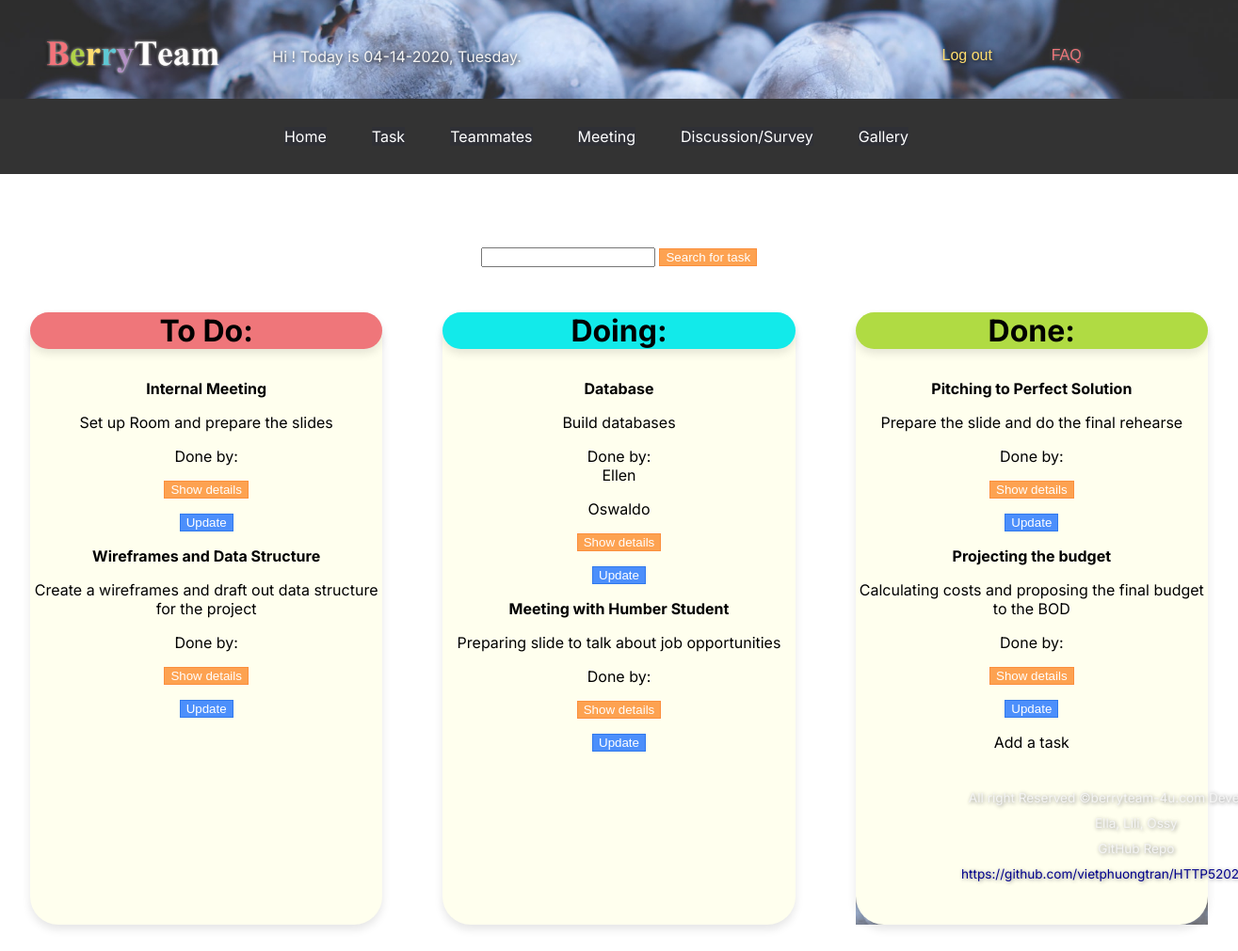
/task/list.php, run on the app's committed database.
### tables this page shows
CREATE TABLE `tasks` (
  `id` int(10) NOT NULL,
  `name` varchar(100) NOT NULL,
  `description` varchar(100) NOT NULL,
  `status` varchar(100) NOT NULL
);

CREATE TABLE `colleaguesxtasks` (
  `id` int(11) NOT NULL,
  `colleague_id` int(11) NOT NULL,
  `task_id` int(11) NOT NULL
);

CREATE TABLE `colleagues` (
  `id` int(225) NOT NULL,
  `fname` varchar(550) NOT NULL,
  `lname` varchar(550) NOT NULL,
  `department` varchar(550) NOT NULL,
  `phone` varchar(550) NOT NULL,
  `email` varchar(5555) NOT NULL
);

### Classes/task.php (called while the page is built, shortened)
<?php
class Task {
    public function showToDoTasks($db) {
        $sql = "Select * from tasks where status= "."'To Do'";
        $pdostm = $db->prepare($sql);
        $pdostm->execute();
        $toDoTasks = $pdostm->fetchAll(PDO::FETCH_OBJ);
        return $toDoTasks;
    }
    public function showDoingTasks($db) {
        $sql = "Select * from tasks where status= "."'Doing'";
        $pdostm = $db->prepare($sql);
        $pdostm->execute();
        $doingTasks = $pdostm->fetchAll(PDO::FETCH_OBJ);
        return $doingTasks;
    }
    public function showDoneTasks($db) {
        $sql = "Select * from tasks where status= "."'Done'";
        $pdostm = $db->prepare($sql);
        $pdostm->execute();
        $doneTasks = $pdostm->fetchAll(PDO::FETCH_OBJ);
        return $doneTasks;
    }
}

### Classes/colleaguesxtasks.php (called while the page is built, shortened)
<?php
class ColleaguesxTasks {
    public function showColleaguesWithTask($id, $db)
    {
        $sql = "select * from colleagues inner join colleaguesxtasks on
                colleagues.id = colleaguesxtasks.colleague_id where colleaguesxtasks.task_id = :id";
        $pst = $db->prepare($sql);
        $pst->bindParam(':id', $id);
        $pst->execute();
        $employeesWithTask = $pst->fetchAll(PDO::FETCH_OBJ);
        return $employeesWithTask;
    }
}

### task/list.php (the view, shortened to what this page needs)
<?php
require_once '../Classes/task.php';
require_once '../Classes/colleaguesxtasks.php';
    $db = dbConnect::getDb();
    $t = new allTaskFunction();
    $toDoTasks =  $t->showToDoTasks($db);
    $doingTasks =  $t->showDoingTasks($db);
    $doneTasks =  $t->showDoneTasks($db);
    $e = new colleaguesxtasks();
?>
<html lang="en">
    <head>
        <link rel="stylesheet" href ="../Stylesheets/uniform.css">
        <link rel="stylesheet" type="text/css" href="../Stylesheets/navigation.css">
        <link rel="stylesheet" href="../Stylesheets/task.css">
    </head>
    <body>
    <? include '../includes/header-landing.php' ?>
    <? include '../includes/navigation.php' ?>
    <h2 class="taskH2">Task Management System</h2>
    <div>
        <form method="post" action="search.php">
            <input type="text" name="searchWord" />
            <input type="submit" class="showButton" name="searchTask" value="Search for task"/>
        </form>
    </div>
        <div class="flexbox">
            <div class="tasks">
                <div class="taskList" id="todo">To Do:</div>
                <?php foreach ($toDoTasks as $toDoTask) { ?>
                    <div class="taskName"><?= $toDoTask ->name ?></div>
                    <div><?= $toDoTask ->description ?></div>
                    <div class="showemployee"> Done by:
                    </div>
                    <div>
                        <form action="show.php" method="post">
                            <input type="submit" class="showButton" name="showTask" value="Show details"/>
                        </form>
                        <form action="update.php" method="post">
                            <input type="submit" class="updateButton" name="updateTask" value="Update"/>
                        </form>
                    </div>
                <?php } ?>
            </div>
            <div class="tasks">
                <div class="taskList" id="doing">Doing:</div>
                <?php foreach ($doingTasks as $doingTask) { ?>
                    <div class="taskName"><?= $doingTask ->name ?></div>
                    <div><?= $doingTask ->description ?></div>
                    <?
                    $id = $doingTask->id;
                    $taskColleagues = $e->showColleaguesWithTask($id, $db);
                    ?>
                    <div class="showemployee"> Done by:
                        <? foreach ($taskColleagues as $taskColleague) { ?>
                            <div><?= $taskColleague->fname ?></div>
                        <? } ?>
                    </div>
                    <div>
                        <form action="show.php" method="post">
                            <input type="submit" class="showButton"  name="showTask" value="Show details"/>
                        </form>
                        <form action="update.php" method="post">
                            <input class="updateButton" type="submit" name="updateTask" value="Update"/>
                        </form>
                    </div>
                <?php } ?>
            </div>
            <div class="tasks">
                <div class="taskList" id="done">Done:</div>
                <?php foreach ($doneTasks as $doneTask) { ?>
                    <div class="taskName"><?= $doneTask ->name ?></div>
                    <div><?= $doneTask ->description ?></div>
                <div class="showemployee"> Done by:
                    </div>
                    <div>
                        <form action="show.php" method="post">
                            <input type="submit" class="showButton"  name="showTask" value="Show details"/>
                        </form>
                        <form action="update.php" method="post">
                            <input type="submit" class="updateButton" name="updateTask" value="Update"/>
                        </form>
                <?php } ?>
            </div>
        </div>
        <div><a href="add.php">Add a task</a></div>
        <? include '../includes/footer-landing.php' ?>
    </body>
</html>

### Stylesheets/uniform.css (style rules this page uses)
body { margin: 0; padding: 0; font-family: 'Inter', sans-serif; color: darkblue; min-height:100%; }
a { text-decoration: none; color: inherit; }

### Stylesheets/task.css (style rules this page uses)
form, h1, h2 { text-align: center; }
.taskH2 { color: white; margin: 1em; }
div { margin-bottom: 1em; text-align: center; }
.flexbox { display: flex; flex-flow: row wrap; }
.tasks { flex: 1 0 0; background: #FFE; color: #000000; margin: 2em; border-radius: 30px; box-shadow: 0 5px 10px 0px rgba(0, 0, 0, 0.1); }
.showemployee { flex: 1 0 0; }
.taskName { font-weight:bold; }
.taskList { font-weight: bold; font-size: 2em; border-radius: 30px; box-shadow: 0 5px 10px 0px rgba(0, 0, 0, 0.1); }
#todo { background: #EF767A; }
#doing { background: #12EAEA; }
#done { background: #B0DB43; border-radius: 30px; box-shadow: 0 5px 10px 0px rgba(0, 0, 0, 0.1); }
.updateButton { color: white; background: #4C8FFB; border: 1px #3079ED solid; }
.showButton { color: white; background: #FDA251; border: 1px solid #FB8F3D; }

### data on the page
tasks: name "Internal Meeting", description "Set up Room and prepare the slides"
tasks: name "Wireframes and Data Structure", description "Create a wireframes and draft out data structure for the project"
tasks: name "Database", description "Build databases"
colleaguesxtasks: colleague.fname "Ellen"
colleaguesxtasks: colleague.fname "Oswaldo"
tasks: name "Meeting with Humber Student", description "Preparing slide to talk about job opportunities"
tasks: name "Pitching to Perfect Solution", description "Prepare the slide and do the final rehearse"
tasks: name "Projecting the budget", description "Calculating costs and proposing the final budget to the BOD"

### other printed values
$value "Home"
$value "Task"
$value "Teammates"
$value "Meeting"
$value "Discussion/Survey"
$value "Gallery"
